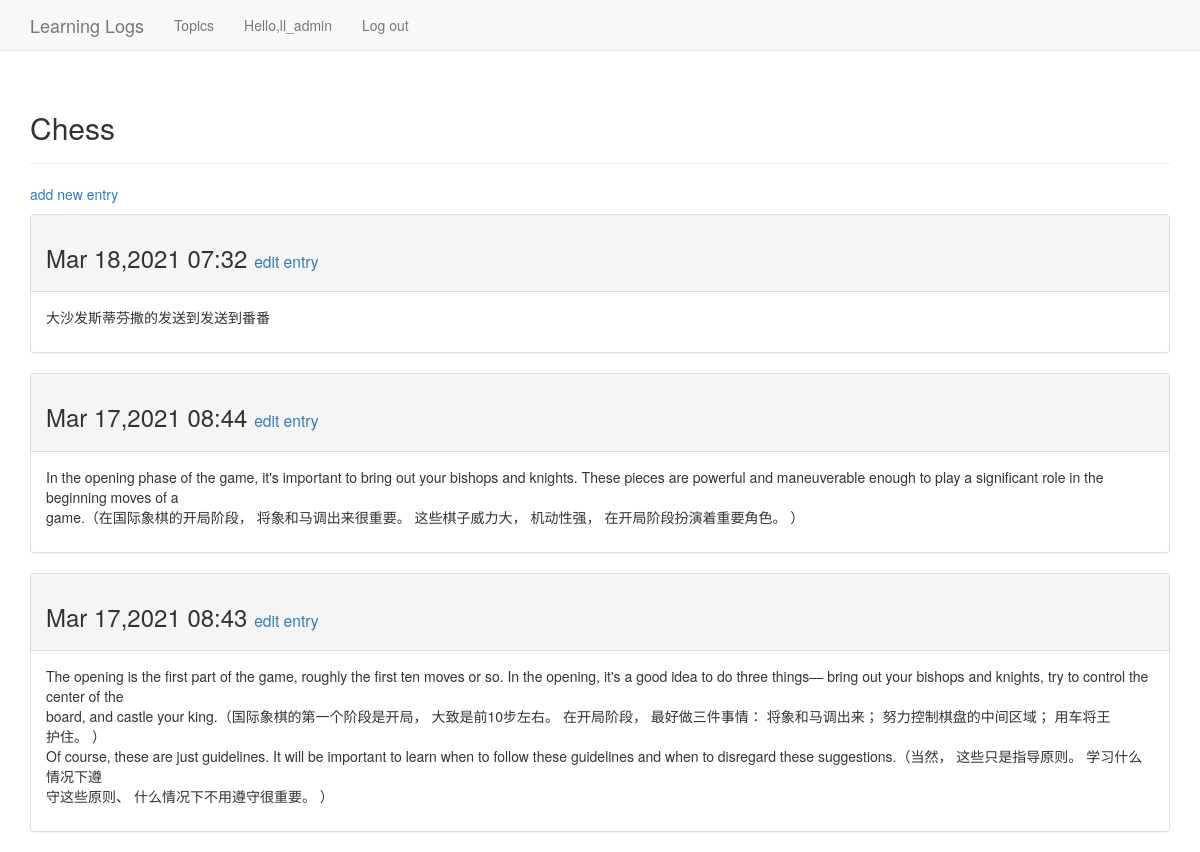
The page /topics/1/ (signed in) on the database its author committed.
### learning_logs/models.py (models this page shows, shortened)
class Topic(models.Model):
    text = models.CharField(max_length=200)
    date_added = models.DateTimeField(auto_now_add=True)
    owner = models.ForeignKey(User, on_delete=models.CASCADE)
    def __str__(self):
        return self.text

class Entry(models.Model):
    topic =models.ForeignKey(Topic,on_delete=models.CASCADE)
    text = models.TextField()
    date_added = models.DateTimeField(auto_now_add=True)
    class Meta:
        verbose_name_plural = 'entries'

### learning_logs/views.py (the view)
# urls.py: re_path('^topics/(?P<topic_id>\d+)/$',views.topic,name='topic'),
@login_required
def topic(request,topic_id):
    topic = get_object_or_404(Topic,id = topic_id)
    check_topic_owner(topic,request)
    entries = topic.entry_set.order_by('-date_added')
    context = {'topic':topic,'entries':entries}
    return render(request,'learning_logs/topic.html',context)

### learning_logs/views.py (called while the page is built)
def check_topic_owner(topic,request):
    if topic.owner != request.user:
        raise Http404

### learning_logs/templates/learning_logs/topic.html
{% extends 'learning_logs/base.html' %}
{% block header %}
<h2>{{topic}}</h2>
{% endblock header %}
{% block content %}
<p>
    <a href="{% url 'learning_logs:new_entry' topic.id %}">add new entry</a>
</p>
{% for entry in entries %}
<div class="panel panel-default">
    <div class="panel-heading">
        <h3>
            {{entry.date_added|date:'M d,Y h:i'}}
            <small>
                <a href="{% url 'learning_logs:edit_entry' entry.id %}">edit entry</a>
            </small>
        </h3>
    </div>
    <div class="panel-body">
        {{entry.text|linebreaks}}
    </div>
</div>
{% empty %}
There are no entries for this topic yet.
{% endfor %}
{% endblock content %}

### learning_logs/templates/learning_logs/base.html (shortened to what this page needs)
{% load bootstrap3 %}
<!DOCTYPE html>
<html lang="en">
<head>
    {% bootstrap_css %}
</head>
<body>
    <nav class="navbar navbar-default navbar-static-top">
        <div class="container">
            <div class="navbar-header">
                <a class="navbar-brand" href="{% url 'learning_logs:index' %}">Learning Logs</a>
            </div>
            <div id="navbar" class="navbar-collapse collapse">
                <ul class="nav navbar-nav">
                    <li><a href="{% url 'learning_logs:topics' %}">Topics</a></li>
                </ul>
                <ul class="nav navbar-nav nav-right">
                    {% if user.is_authenticated %}
                    <li><a href=""> Hello,{{user.username}}</a></li>
                    <li><a href="{% url 'users:logout' %}">Log out</a></li>
                    {% else  %}
                    <li><a href="{% url 'users:register' %}">register</a></li>
                    <li><a href="{% url 'users:login' %}">Log in</a></li>
                    {% endif %}
                </ul>
            </div>
        </div>
    </nav>
    <div class="container">
        <div class="page-header">
            {% block header %}{% endblock header %}
        </div>
        <div>
            {% block content %}{% endblock content %}
        </div>
    </div>
</body>
</html>

### rows shown on the page
Topic: text "Chess"
Entry: date_added "Mar 18,2021 07:32", text "大沙发斯蒂芬撒的发送到发送到番番"
Entry: date_added "Mar 17,2021 08:44", text "In the opening phase of the game, it's important to bring out your bishops and knights. These pieces are powerful and maneuverable enough to play a significant role in the beginning moves of a game.（在国际象棋的开局阶段， 将象和马调出来很重要。 这些棋子威力大， 机动性强， 在开局阶段扮演着重要角色。 ）"
Entry: date_added "Mar 17,2021 08:43", text "The opening is the first part of the game, roughly the first ten moves or so. In the opening, it's a good idea to do three things— bring out your bishops and knights, try to control the center of the board, and castle your king.（国际象棋的第一个阶段是开局， 大致是前10步左右。 在开局阶段， 最好做三件事情： 将象和马调出来； 努力控制棋盘的中间区域； 用车将王 护住。 ） Of course, these are just guidelines. It will be important to learn when to follow these guidelines and when to disregard these suggestions.（当然， 这些只是指导原则。 学习什么情况下遵 守这些原则、 什么情况下不用遵守很重要。 ）"

### other values the page prints
{{ user.username }} "ll_admin"
